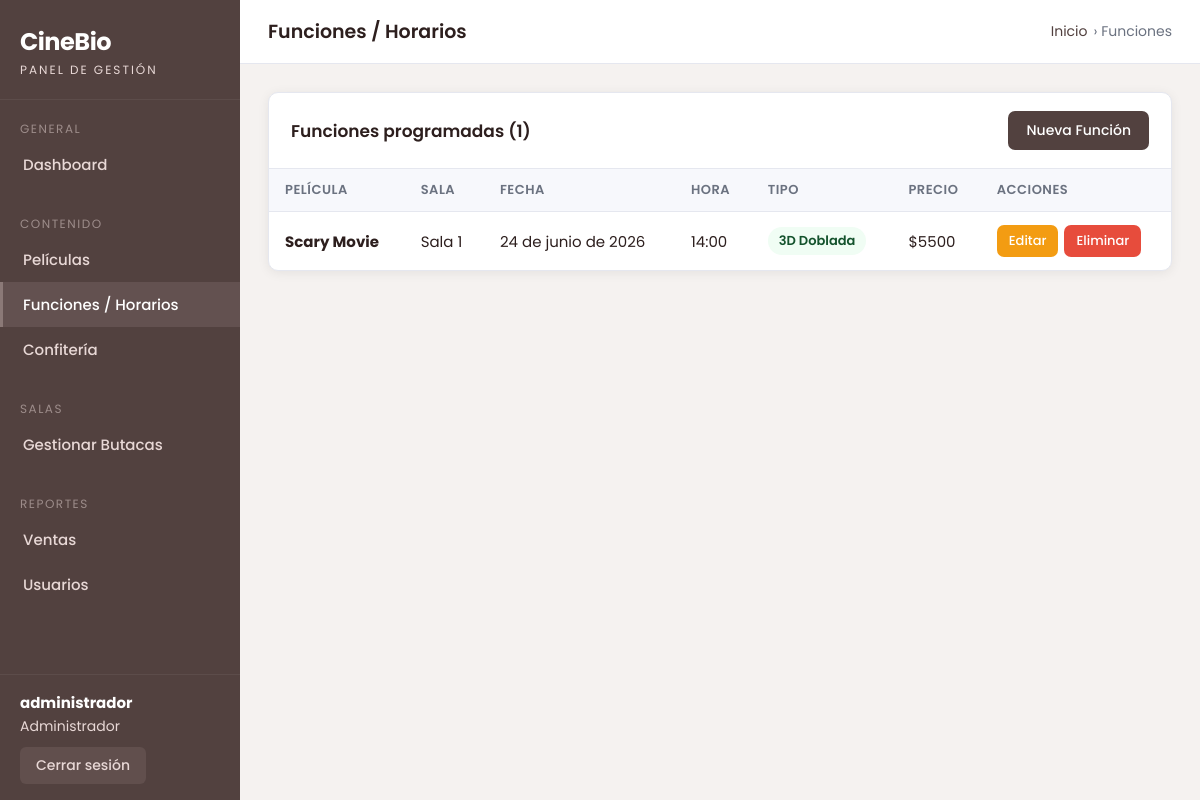
/gestion/funciones/ (signed in), run on the app's committed database.
### app/models.py (models this page shows, shortened)
class Funcion(models.Model):
    TIPO_CHOICES = [
        ('2d_doblada', '2D Doblada'),
        ('2d_subtitulada', '2D Subtitulada'),
        ('3d_doblada', '3D Doblada'),
        ('3d_subtitulada', '3D Subtitulada'),
    ]
    pelicula = models.ForeignKey(Pelicula, on_delete=models.CASCADE)
    sala = models.ForeignKey(Sala, on_delete=models.CASCADE)
    fecha = models.DateField()
    hora = models.TimeField()
    precio = models.IntegerField()
    tipo = models.CharField(max_length=20, choices=TIPO_CHOICES, default='2d_doblada')

class Pelicula(models.Model):
    nombre = models.CharField(max_length=200)
    imagen = models.ImageField(upload_to='peliculas/')
    descripcion = models.TextField()
    duracion = models.IntegerField()

class Sala(models.Model):
    nombre = models.CharField(max_length=50)
    configuracion = models.JSONField(default=dict)

### portal_admin/views.py (the view)
# urls.py: path('funciones/', views.funciones_list, name='funciones_list'),
@admin_requerido
def funciones_list(request):
    funciones = Funcion.objects.select_related('pelicula', 'sala').order_by('-fecha', '-hora')
    return render(request, 'portal_admin/funciones_list.html', {'funciones': funciones})

### portal_admin/context_processors.py (called while the page is built)
def admin_context(request):
    uid = request.session.get('portal_admin_uid')
    admin_username = request.session.get('portal_admin_username', '')
    if uid and not admin_username:
        try:
            user = User.objects.get(pk=uid)
            admin_username = user.username
        except User.DoesNotExist:
            pass
    return {'admin_username': admin_username}

### portal_admin/views.py (called while the page is built)
def admin_requerido(vista):
    @wraps(vista)
    def wrapper(request, *args, **kwargs):
        if not request.session.get('portal_admin_uid'):
            return redirect('portal_admin:login')
        return vista(request, *args, **kwargs)
    return wrapper

### portal_admin/templates/portal_admin/funciones_list.html (shortened to what this page needs)
{% extends 'portal_admin/base.html' %}
{% block page_title %}Funciones / Horarios{% endblock %}
{% block breadcrumb %} › Funciones{% endblock %}
{% block contenido %}
<div class="card">
    <div class="card-header">
        <h2>Funciones programadas ({{ funciones|length }})</h2>
        <a href="{% url 'portal_admin:funcion_create' %}" class="btn btn-primary">
            Nueva Función
        </a>
    </div>
    <div class="table-responsive">
        {% if funciones %}
        <table class="admin-table">
            <thead>
                <tr>
                    <th>Película</th>
                    <th>Sala</th>
                    <th>Fecha</th>
                    <th>Hora</th>
                    <th>Tipo</th>
                    <th>Precio</th>
                    <th>Acciones</th>
                </tr>
            </thead>
            <tbody>
                {% for funcion in funciones %}
                <tr>
                    <td><strong>{{ funcion.pelicula.nombre }}</strong></td>
                    <td>{{ funcion.sala.nombre }}</td>
                    <td>{{ funcion.fecha }}</td>
                    <td>{{ funcion.hora|time:"H:i" }}</td>
                    <td>
                        <span class="badge {% if '3d' in funcion.tipo %}badge-3d{% else %}badge-2d{% endif %}">
                            {{ funcion.get_tipo_display }}
                        </span>
                    </td>
                    <td>${{ funcion.precio|floatformat:"0" }}</td>
                    <td>
                        <div class="actions-cell">
                            <a href="{% url 'portal_admin:funcion_edit' funcion.pk %}"
                               class="btn btn-warning btn-sm">Editar</a>
                            <a href="{% url 'portal_admin:funcion_delete' funcion.pk %}"
                               class="btn btn-danger btn-sm">Eliminar</a>
                        </div>
                    </td>
                </tr>
                {% endfor %}
            </tbody>
        </table>
        {% else %}
        <div class="empty-state">
            <p>No hay funciones programadas.<br>
               <a href="{% url 'portal_admin:funcion_create' %}" style="color:var(--accent);">Agregar la primera</a>
            </p>
        </div>
        {% endif %}
    </div>
</div>
{% endblock %}

### portal_admin/static/portal_admin/css/admin.css (style rules this page uses)
:root { --sidebar-bg: #52413f; --sidebar-hover: #6b5553; --sidebar-active: #8b7977; --sidebar-text: #e8d8d6; --sidebar-width: 240px; --header-h: 64px; --accent: #52413f; --accent-light: #6b5553; --body-bg: #f5f2f0; --card-bg: #ffffff; --text-primary: #2d1f1e; --text-secondary: #6b7280; --border: #e5e7ef; --success: #27ae60; --warning: #f39c12; --danger: #e74c3c; --info: #2980b9; --radius: 10px; --shadow: 0 2px 12px rgba(0,0,0,.07); }
*, *::before, *::after { box-sizing: border-box; margin: 0; padding: 0; }
body { font-family: 'Poppins', sans-serif; background: var(--body-bg); color: var(--text-primary); font-size: 15px; }
a { text-decoration: none; color: inherit; }
.card { background: var(--card-bg); border-radius: var(--radius); box-shadow: var(--shadow); border: 1px solid var(--border); }
.card-header { padding: 18px 22px; border-bottom: 1px solid var(--border); display: flex; align-items: center; justify-content: space-between; gap: 12px; }
.card-header h2 { font-size: 17px; font-weight: 600; }
.table-responsive { overflow-x: auto; }
table.admin-table { width: 100%; border-collapse: collapse; }
.admin-table thead th { background: #f7f8fc; padding: 11px 16px; text-align: left; font-size: 13px; font-weight: 600; letter-spacing: .5px; text-transform: uppercase; color: var(--text-secondary); border-bottom: 1px solid var(--border); }
.admin-table tbody td { padding: 13px 16px; border-bottom: 1px solid var(--border); font-size: 15px; vertical-align: middle; }
.admin-table tbody tr:last-child td { border-bottom: none; }
.badge { display: inline-flex; align-items: center; padding: 4px 11px; border-radius: 20px; font-size: 13px; font-weight: 600; }
.badge-3d { background: #f0fdf4; color: #14532d; }
.btn { display: inline-flex; align-items: center; gap: 6px; padding: 9px 18px; border-radius: 7px; font-size: 14px; font-weight: 500; font-family: 'Poppins', sans-serif; cursor: pointer; border: none; transition: all .18s; text-decoration: none; }
.btn-primary { background: var(--accent); color: #fff; }
.btn-danger { background: var(--danger); color: #fff; }
.btn-warning { background: var(--warning); color: #fff; }
.btn-sm { padding: 6px 12px; font-size: 13px; }
.actions-cell { display: flex; gap: 6px; align-items: center; }

### data on the page
Funcion: pelicula.nombre "Scary Movie", sala.nombre "Sala 1", fecha "24 de junio de 2026", hora "14:00", tipo "3D Doblada", precio "5500"

### other printed values
{{ admin_username }} "administrador"
{{ funciones|length }} "1"
